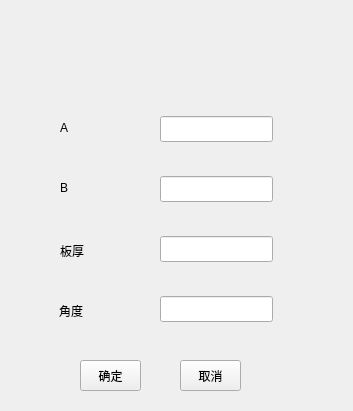
<?xml version="1.0" encoding="UTF-8"?>
<ui version="4.0">
 <class>deleopLength</class>
 <widget class="QDialog" name="deleopLength">
  <property name="geometry">
   <rect>
    <x>0</x>
    <y>0</y>
    <width>353</width>
    <height>411</height>
   </rect>
  </property>
  <property name="windowTitle">
   <string>Dialog</string>
  </property>
  <widget class="QLineEdit" name="lineEdit_A">
   <property name="geometry">
    <rect>
     <x>160</x>
     <y>116</y>
     <width>113</width>
     <height>26</height>
    </rect>
   </property>
  </widget>
  <widget class="QLineEdit" name="lineEdit_B">
   <property name="geometry">
    <rect>
     <x>160</x>
     <y>176</y>
     <width>113</width>
     <height>26</height>
    </rect>
   </property>
  </widget>
  <widget class="QLineEdit" name="lineEdit_Thick">
   <property name="geometry">
    <rect>
     <x>160</x>
     <y>236</y>
     <width>113</width>
     <height>26</height>
    </rect>
   </property>
  </widget>
  <widget class="QLineEdit" name="lineEdit_Angle">
   <property name="geometry">
    <rect>
     <x>160</x>
     <y>296</y>
     <width>113</width>
     <height>26</height>
    </rect>
   </property>
  </widget>
  <widget class="QLabel" name="label">
   <property name="geometry">
    <rect>
     <x>60</x>
     <y>120</y>
     <width>50</width>
     <height>16</height>
    </rect>
   </property>
   <property name="text">
    <string>A</string>
   </property>
  </widget>
  <widget class="QLabel" name="label_2">
   <property name="geometry">
    <rect>
     <x>60</x>
     <y>180</y>
     <width>50</width>
     <height>16</height>
    </rect>
   </property>
   <property name="text">
    <string>B</string>
   </property>
  </widget>
  <widget class="QLabel" name="label_3">
   <property name="geometry">
    <rect>
     <x>60</x>
     <y>240</y>
     <width>61</width>
     <height>21</height>
    </rect>
   </property>
   <property name="text">
    <string>板厚</string>
   </property>
  </widget>
  <widget class="QLabel" name="label_4">
   <property name="geometry">
    <rect>
     <x>59</x>
     <y>300</y>
     <width>71</width>
     <height>21</height>
    </rect>
   </property>
   <property name="text">
    <string>角度</string>
   </property>
  </widget>
  <widget class="QToolButton" name="toolButton_comfirm">
   <property name="geometry">
    <rect>
     <x>80</x>
     <y>360</y>
     <width>61</width>
     <height>31</height>
    </rect>
   </property>
   <property name="text">
    <string>确定</string>
   </property>
  </widget>
  <widget class="QToolButton" name="toolButton_reject">
   <property name="geometry">
    <rect>
     <x>180</x>
     <y>360</y>
     <width>61</width>
     <height>31</height>
    </rect>
   </property>
   <property name="text">
    <string>取消</string>
   </property>
  </widget>
 </widget>
 <resources/>
 <connections>
  <connection>
   <sender>toolButton_reject</sender>
   <signal>clicked()</signal>
   <receiver>deleopLength</receiver>
   <slot>close()</slot>
   <hints>
    <hint type="sourcelabel">
     <x>210</x>
     <y>375</y>
    </hint>
    <hint type="destinationlabel">
     <x>176</x>
     <y>205</y>
    </hint>
   </hints>
  </connection>
 </connections>
</ui>
